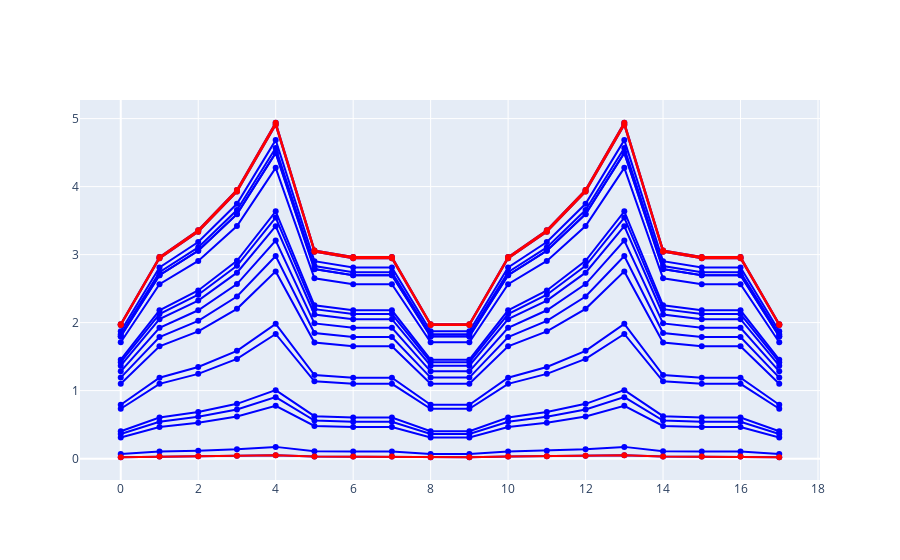

Notebook code cell kept with this figure:
### Markdown cell above
We can also plot the most outlying functions

### Code cell
bd.plot_outlying(n=3)
